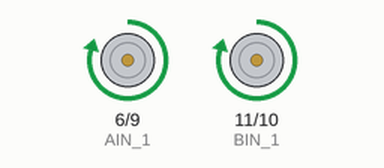
This sketch was run on a simulated Arduino Uno, built with avr-gcc and run on an emulated ATmega328P. On the bench: motor-driver pin pairs drawn as motors (green arrow = first pin HIGH = forward, orange = second pin HIGH = backward, longer = more drive).

Above: at 0.5 s.
At 3.5 s:
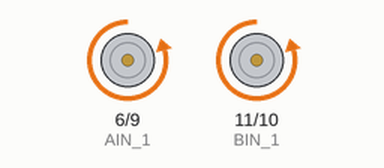
Timing chart, 0 to 5.2 s (numbered marks = the images above):
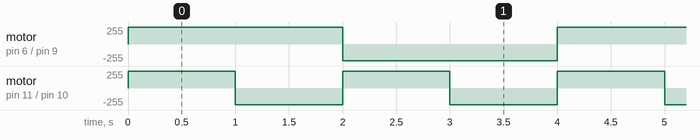

The sketch:

motor_test.ino
```cpp
int BIN_1 = 11;
int BIN_2 = 10;
int AIN_1 = 6;
int AIN_2 = 9;
int MAX_PWM_VOLTAGE = 250 ;
int spd = 1;

void setup() {
    pinMode(BIN_1, OUTPUT);
    pinMode(BIN_2, OUTPUT);
    pinMode(AIN_1, OUTPUT);
    pinMode(AIN_2, OUTPUT);

  Serial.begin(9600);
}

void loop() {

    digitalWrite(BIN_2, LOW);
    digitalWrite(AIN_2, LOW);
    analogWrite(BIN_1, MAX_PWM_VOLTAGE);
    analogWrite(AIN_1, MAX_PWM_VOLTAGE);
    delay(1000);

    digitalWrite(BIN_1, LOW);
    digitalWrite(AIN_2, LOW);
    analogWrite(BIN_2, MAX_PWM_VOLTAGE);
    analogWrite(AIN_1, MAX_PWM_VOLTAGE);
    delay(1000);

    digitalWrite(BIN_2, LOW);
    digitalWrite(AIN_1, LOW);
    analogWrite(BIN_1, MAX_PWM_VOLTAGE);
    analogWrite(AIN_2, MAX_PWM_VOLTAGE);
    delay(1000);

    digitalWrite(BIN_1, LOW);
    digitalWrite(AIN_1, LOW);
    analogWrite(BIN_2, MAX_PWM_VOLTAGE);
    analogWrite(AIN_2, MAX_PWM_VOLTAGE);
    delay(1000);
/*
analogWrite(BIN_1,LOW);
analogWrite(AIN_1,LOW);
Serial.print("starting");
if (spd < 100) {
  while (spd < 100){
  spd ++;
  Serial.print(spd);
  Serial.print("up");
  analogWrite(BIN_1, spd);
  analogWrite(AIN_1, spd);
  delay(10);
  }
}
analogWrite(BIN_1,LOW);
analogWrite(AIN_1,LOW);
if (spd >= 100) {
  while(spd > 1){
  spd --;
  Serial.print(spd);
  Serial.print("DOWN");
  analogWrite(BIN_1, spd);
  analogWrite(AIN_1, spd);
  delay(10);
  }
}
*/


}
```

Measured:
- by itself, motor on pin 6 (AIN_1) / pin 9 (AIN_2): alternates forward 250/255 for 2.0 s and backward 250/255 for 2.0 s
- by itself, motor on pin 11 (BIN_1) / pin 10 (BIN_2): alternates forward 250/255 for 1.0 s and backward 250/255 for 1.0 s
